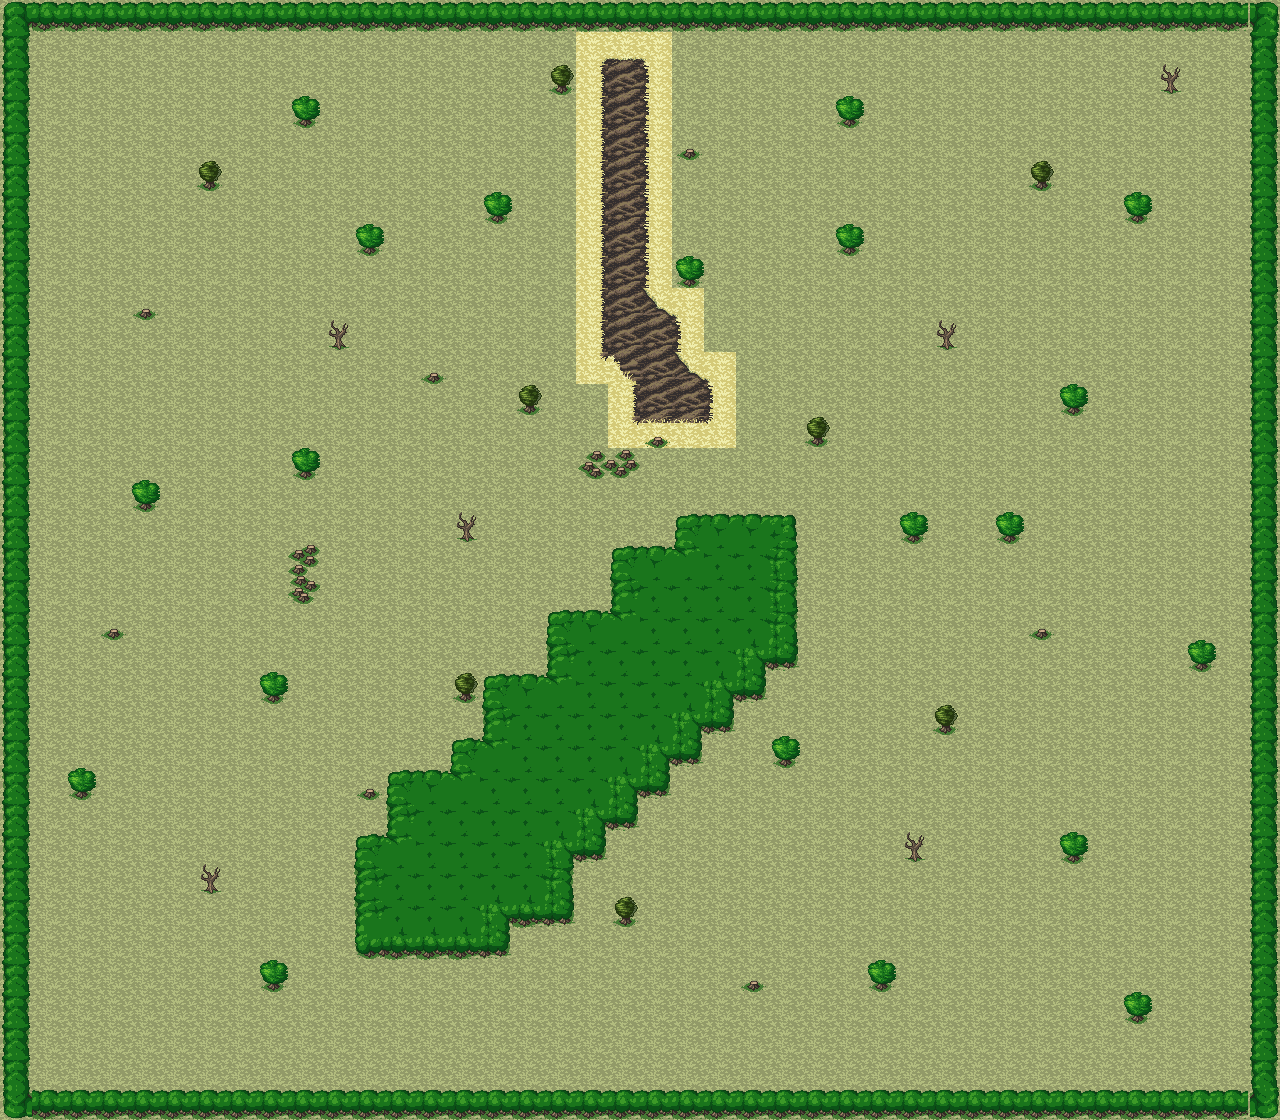

Rendered tile map (Tiled .tmx) drawn with the repository's tilesets; below, a short description and the map source with its tile grids summarised:
An orthogonal 40x35 tile map with 32x32 px tiles, 3 tile layers (Graphics, Block, Cosmetics), 1 hidden layer not drawn, 2 tilesets.

<map version="1.0" orientation="orthogonal" renderorder="right-down" width="40" height="35" tilewidth="32" tileheight="32" nextobjectid="1">
 <properties>
  <property name="players" type="int" value="2" />
 </properties>
 <tileset firstgid="1" name="main" tilewidth="32" tileheight="32" tilecount="900" columns="30">
  <image source="my_tileset.png" width="960" height="960" />
  <tile id="162">
   <properties>
    <property name="moveAP" type="int" value="2" />
   </properties>
  </tile>
 </tileset>
 <tileset firstgid="901" name="sides" tilewidth="32" tileheight="32" tilecount="3" columns="3">
  <image source="sides.png" width="96" height="32" />
  <tile id="0">
   <properties>
    <property name="side" type="int" value="-1" />
   </properties>
  </tile>
  <tile id="1">
   <properties>
    <property name="side" type="int" value="0" />
   </properties>
  </tile>
  <tile id="2">
   <properties>
    <property name="side" type="int" value="1" />
   </properties>
  </tile>
 </tileset>
 <layer name="Graphics" width="40" height="35">
  <data>[1400 cells, 1400 non-empty, 12 distinct tile ids]</data>
 </layer>
 <layer name="Block" width="40" height="35">
  <data>[1400 cells, 281 non-empty, 20 distinct tile ids]</data>
 </layer>
 <layer name="Start" width="40" height="35" visible="0">
  <data>[1400 cells, 9 non-empty, 3 distinct tile ids]</data>
 </layer>
 <layer name="Cosmetics" width="40" height="35">
  <data>[1400 cells, 12 non-empty, 5 distinct tile ids]</data>
 </layer>
</map>